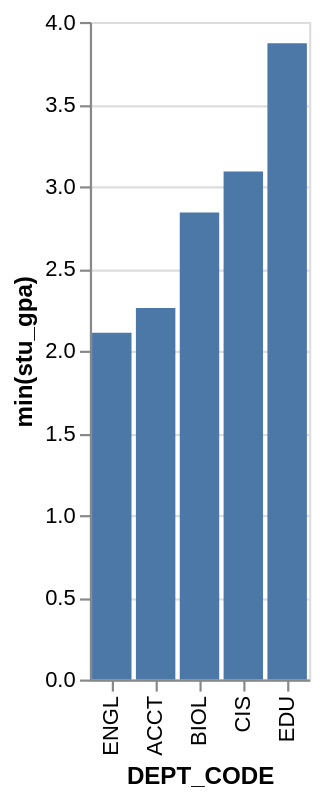

Write the Vega-Lite specification saved for this chart.
### Vega-Lite specification from a JSON file in a GitHub repository (floating-point values rounded to 4 significant figures)
{"data": {"values": [{"x_data": "ENGL", "y_data": 2.11}, {"x_data": "ACCT", "y_data": 2.26}, {"x_data": "BIOL", "y_data": 2.84}, {"x_data": "CIS", "y_data": 3.09}, {"x_data": "EDU", "y_data": 3.87}]}, "mark": "bar", "encoding": {"x": {"field": "x_data", "type": "nominal", "title": "DEPT_CODE", "sort": {"op": "sum", "field": "y_data", "order": "ascending"}}, "y": {"field": "y_data", "type": "quantitative", "title": "min(stu_gpa)"}}}
